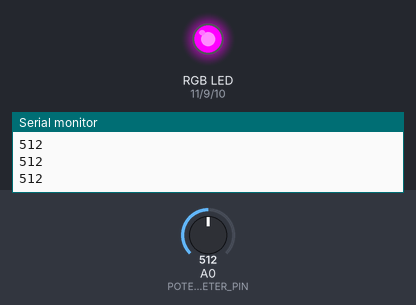
Simulated run of this sketch. Board: Arduino Uno, built with avr-gcc and run on an emulated ATmega328P. On the bench: an RGB LED mixed from three pins (HIGH = lit), the last lines printed to the serial monitor. Inputs (shaded band) come from the test bench; at power-on: A0 (POTENTIOMETER_PIN) = 512.

Above: at 1.2 s.
1.3 s: A0 (POTENTIOMETER_PIN) set to 664
2.8 s: A0 (POTENTIOMETER_PIN) set to 688
At 4.0 s:
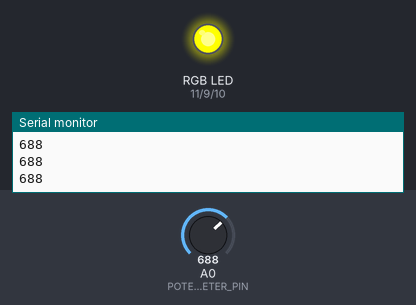
4.3 s: A0 (POTENTIOMETER_PIN) set to 511
At 5.0 s:
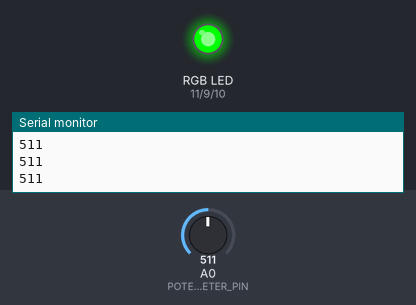
5.8 s: A0 (POTENTIOMETER_PIN) set to 352
7.3 s: A0 (POTENTIOMETER_PIN) set to 323
At 8.5 s:
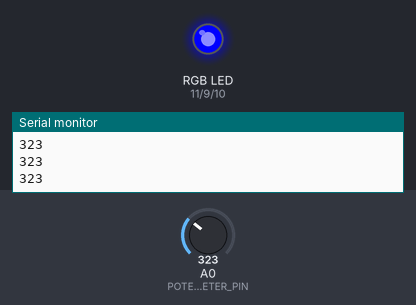
8.8 s: A0 (POTENTIOMETER_PIN) set to 716
At 9.8 s:
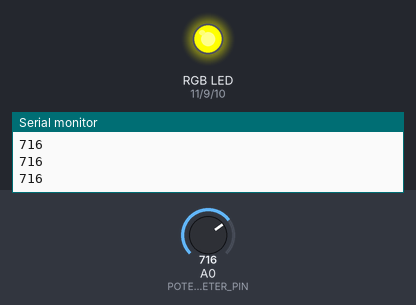
Timing chart, 0 to 11.3 s (numbered marks = the images above; inputs shaded):
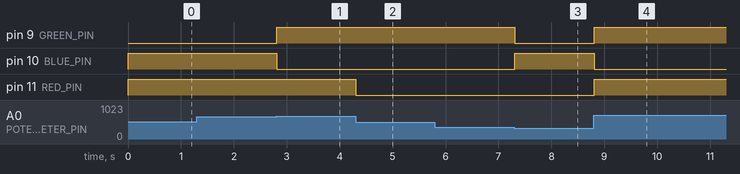

Measured:
- the behaviour switches between 681 and 682 on A0 (POTENTIOMETER_PIN) (found by bisection; images 0 and 1)
- the behaviour switches between 341 and 340 on A0 (POTENTIOMETER_PIN) (found by bisection; images 2 and 3)
- after the input at 2.8 s, pin 9 (GREEN_PIN): LOW → HIGH at once; pin 10 (BLUE_PIN): HIGH → LOW at once
- after the input at 4.3 s, pin 11 (RED_PIN): HIGH → LOW at once
- after the input at 7.3 s, pin 9 (GREEN_PIN): HIGH → LOW at once; pin 10 (BLUE_PIN): LOW → HIGH at once
- after the input at 8.8 s, pin 9 (GREEN_PIN), pin 11 (RED_PIN): LOW → HIGH at once; pin 10 (BLUE_PIN): HIGH → LOW at once

The sketch:

Project4.ino
```cpp
const int RED_PIN = 11;
const int BLUE_PIN = 10;
const int GREEN_PIN = 9;

const int POTENTIOMETER_PIN = A0;

void setup() {
  Serial.begin(9600);

  pinMode(RED_PIN, OUTPUT);
  pinMode(BLUE_PIN, OUTPUT);
  pinMode(GREEN_PIN, OUTPUT);
}

void digitalWriteRGB(byte red, byte blue, byte green) {
  digitalWrite(RED_PIN, red);
  digitalWrite(BLUE_PIN, blue);
  digitalWrite(GREEN_PIN, green);
}

void loop() {
  int potentiometerValue = analogRead(POTENTIOMETER_PIN);
  Serial.println(potentiometerValue);

  long mode = map(potentiometerValue, 0, 1023, 0, 6);

  switch (mode) {
    case 0:
      digitalWriteRGB(HIGH, LOW, LOW);
      break;
    case 1:
      digitalWriteRGB(LOW, HIGH, LOW);
      break;
    case 2:
      digitalWriteRGB(LOW, LOW, HIGH);
      break;
    case 3:
      digitalWriteRGB(HIGH, HIGH, LOW);
      break;
    case 4:
      digitalWriteRGB(HIGH, LOW, HIGH);
      break;
    case 5:
      digitalWriteRGB(LOW, HIGH, HIGH);
      break;
    case 6:
      digitalWriteRGB(HIGH, HIGH, HIGH);
      break;
    default:
      digitalWriteRGB(LOW, LOW, LOW);
      break;
  }
}
```
